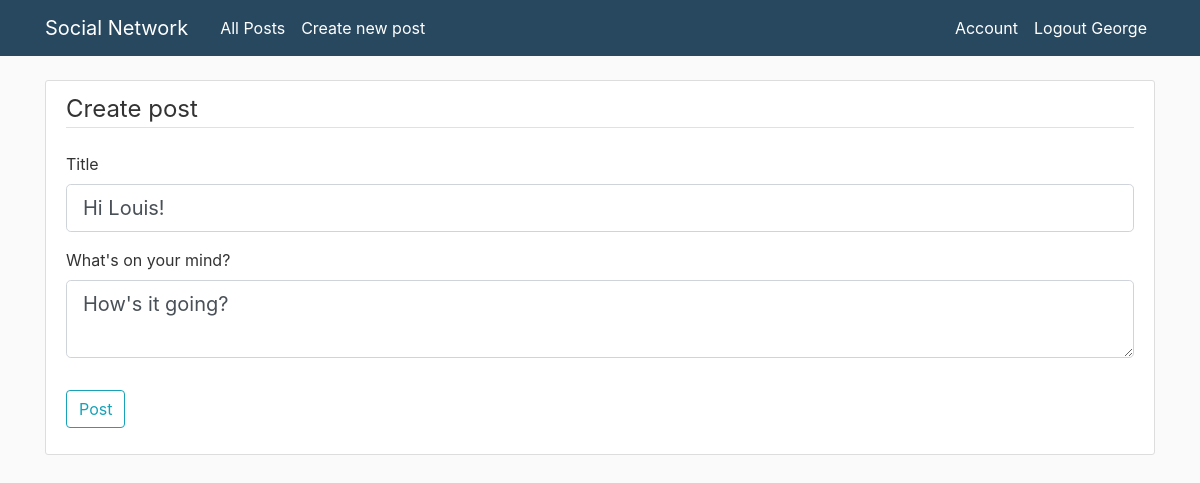
Screenshot of /post/1/update (signed in) with the database file from the repository.
### socialnetwork/models/user.py (models this page shows, shortened)
class User(db.Model, UserMixin):
    __tablename__ = 'user'
    id = db.Column(db.Integer, primary_key=True)
    profile_image = db.Column(db.String(250), nullable=False, default='web/socialnetwork/static/profile_pics/default_profile.png')
    name = db.Column(db.String(128), nullable=False)
    email = db.Column(db.String(250), unique=True, index=True)
    username = db.Column(db.String(64), unique=True, index=True)
    password_hash = db.Column(db.String(128))
    posts = db.relationship('Post', backref='author', lazy=True)
    time_inserted = db.Column(db.DateTime(), default=datetime.utcnow)
    time_updated = db.Column(db.DateTime(), default=datetime.utcnow)

### socialnetwork/models/post.py (models this page shows, shortened)
class Post(db.Model):
    __tablename__ = 'post'
    id = db.Column(db.Integer, primary_key=True)
    user_id = db.Column(db.Integer, db.ForeignKey('user.id'), nullable=False)
    date = db.Column(db.DateTime, nullable=False, default=datetime.utcnow)
    title = db.Column(db.String(140), nullable=False)
    text = db.Column(db.Text, nullable=False)
    time_inserted = db.Column(db.DateTime(), default=datetime.utcnow)
    time_updated = db.Column(db.DateTime(), default=datetime.utcnow)

### socialnetwork/routes/post.py (the view)
@post.route("/post/<int:post_id>/update", methods=['GET', 'POST'])
@login_required
def update_post(post_id):
    post = Post.query.get_or_404(post_id)
    if post.user_id != current_user.id:
        abort(403)
    form = PostForm()
    if form.validate_on_submit():
        post.title = form.title.data
        post.text = form.text.data
        post.time_updated = func.now()
        db.session.commit()
        flash('Your Post has been successfully updated!', 'success')
        return redirect(url_for('post.update_post', post_id=post.id))
    elif request.method == 'GET':
        form.title.data = post.title
        form.text.data = post.text
    return render_template('post.html', title='Update', form=form)

### socialnetwork/forms/post.py
class PostForm(FlaskForm):
    title = StringField('Title', validators=[DataRequired()])
    text = TextAreaField("What's on your mind?", validators=[DataRequired()])
    submit = SubmitField('Post')

### socialnetwork/models/user.py (called while the page is built)
@login_manager.user_loader
def load_user(user_id):
    return User.query.get(int(user_id))

### socialnetwork/templates/post.html (shortened to what this page needs)
{% extends "layout.html" %}
{% block content %}
<div class="content-section">
    <form method="POST" action="">
        <fieldset class="form-group">
            <legend class="border-bottom mb-4">Create post</legend>
            <div class="form-group">
                {{ form.title.label(class="form-control-label") }}
                {% if form.title.errors %}
                {{ form.title(class="form-control form-control-lg is-invalid") }}
                <div class="invalid-feedback">
                    {% for error in form.title.errors %}
                    <span>{{ error }}</span>
                    {% endfor %}
                </div>
                {% else %}
                {{ form.title(class="form-control form-control-lg") }}
                {% endif %}
            </div>
            <div class="form-group">
                {{ form.text.label(class="form-control-label") }}
                {% if form.text.errors %}
                {{ form.text(class="form-control form-control-lg is-invalid") }}
                <div class="invalid-feedback">
                    {% for error in form.text.errors %}
                    <span>{{ error }}</span>
                    {% endfor %}
                </div>
                {% else %}
                {{ form.text(class="form-control form-control-lg") }}
                {% endif %}
            </div>
        </fieldset>
        <div class="form-group">
            {{ form.submit(class="btn btn-outline-info") }}
        </div>
    </form>
</div>
{% endblock content %}

### socialnetwork/templates/layout.html (shortened to what this page needs)
<!DOCTYPE html>
<html>
<head>
  <link rel="stylesheet" href="https://maxcdn.bootstrapcdn.com/bootstrap/4.0.0/css/bootstrap.min.css"
>
  <link rel="stylesheet" type="text/css" href="{{ url_for('static', filename='styles/main.css') }}">
</head>
<body>
  <header class="site-header">
    <nav class="navbar navbar-expand-md navbar-dark bg-steel fixed-top">
      <div class="container">
        <a class="navbar-brand mr-4" href="/">Social Network</a>
        <div class="collapse navbar-collapse" id="navbarToggle">
          <div class="navbar-nav mr-auto">
            {% if current_user.is_authenticated %}
                <a class="nav-item nav-link" href="{{ url_for('main.index') }}">All Posts</a>
            <a class="nav-item nav-link" href="{{ url_for('post.create_post') }}">Create new post</a>
            {% endif %}
          </div>
          <div class="navbar-nav">
            {% if current_user.is_authenticated %}
            <a class="nav-item nav-link" href="{{url_for('users.account')}}">Account</a>
            <a class="nav-item nav-link" href="{{ url_for('userauth.google_logout') }}">Logout {{ current_user.name }}</a>
            {% else %}
                <a href="{{  url_for('users.login') }}" class="nav-item nav-link">Login</a>
            <a href="{{ url_for('google.login') }}" class="navbar-left"><img src="{{ url_for('static', filename='img/google.png') }}"></a>
            {% endif %}
          </div>
        </div>
      </div>
    </nav>
  </header>
  <main role="main" class="container">
    <div class="row">
      <div class="col-md-12">
        {% block content %}{% endblock %}
      </div>
    </div>
  </main>
</body>
</html>

### socialnetwork/static/styles/main.css (style rules this page uses)
body { background: #fafafa; color: #333333; margin-top: 5rem; }
.bg-steel { background-color: #284860; }
.site-header .navbar-nav .nav-link { color: white; }
.content-section { background: #ffffff; padding: 10px 20px; border: 1px solid #dddddd; border-radius: 3px; margin-bottom: 20px; }

### rows the page displays
User: name "George"
Post: title "Hi Louis!", text "How's it going?"
